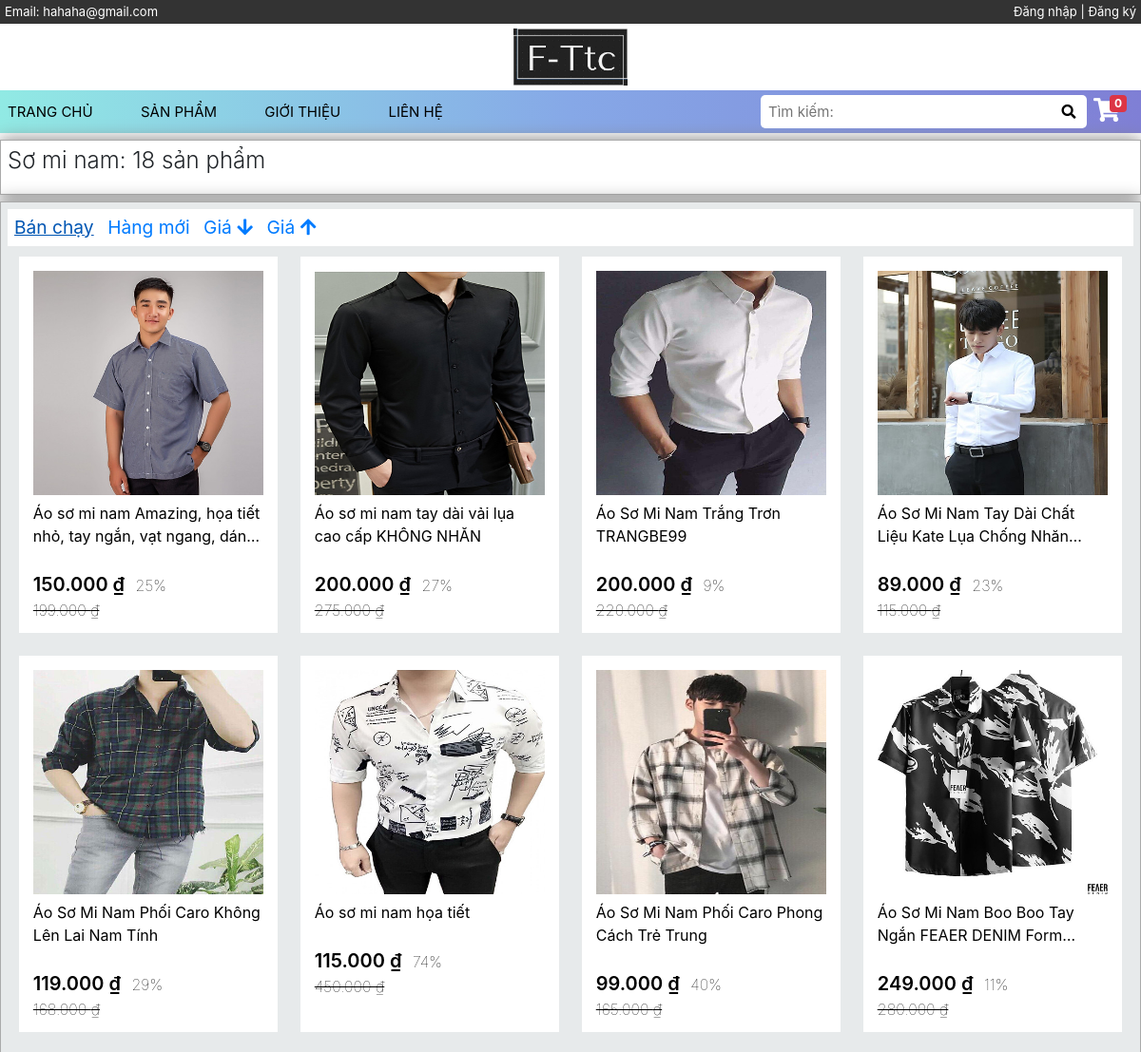
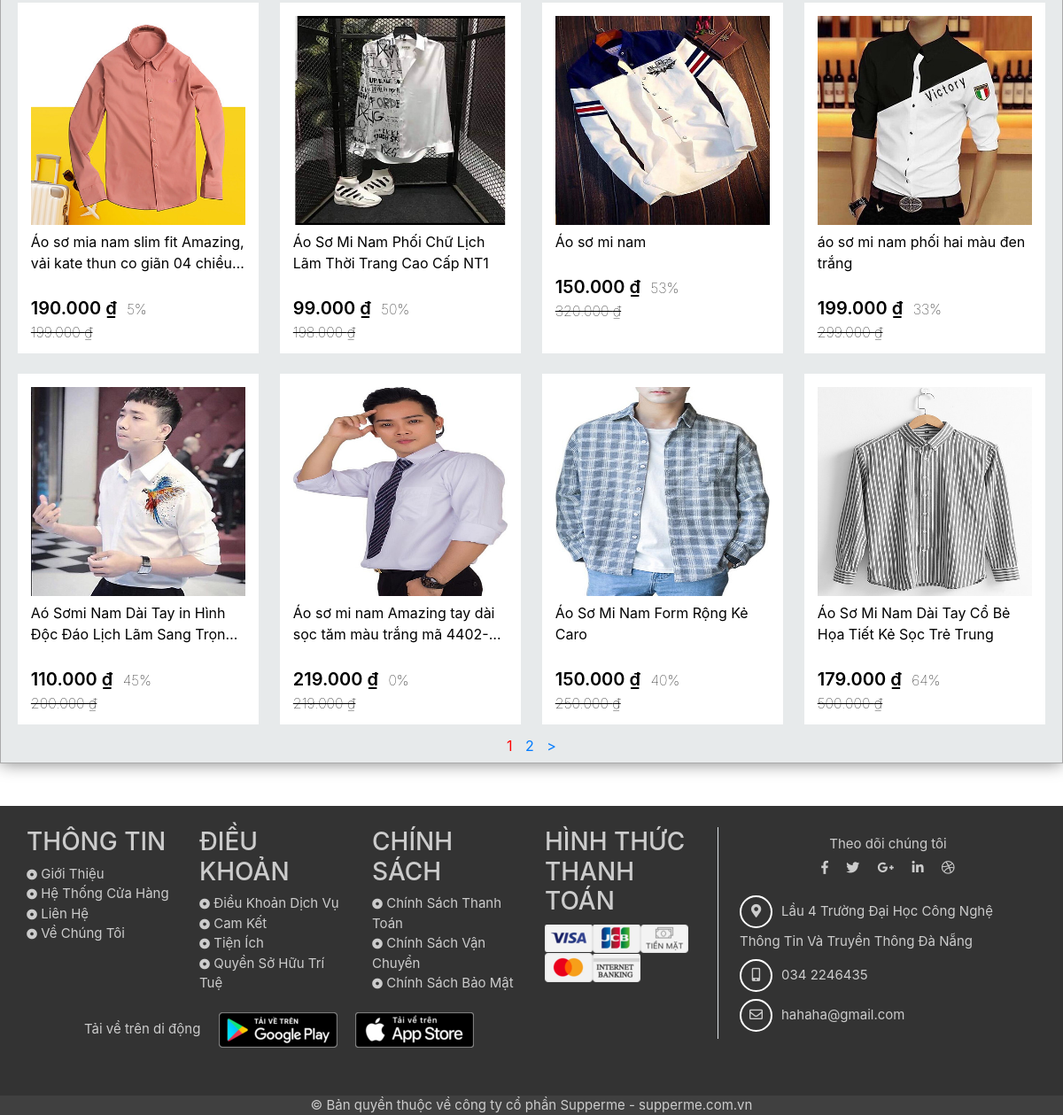
The app's page /?p=loai-san-pham&idLoaiSP=2 with its own data (2 pictures, top to bottom).
### tables this page shows
CREATE TABLE `tb_loaisanpham` (
  `idLoaiSP` int(11) NOT NULL,
  `LoaiSP` varchar(255) NOT NULL,
  `idLoai` int(11) NOT NULL
);

CREATE TABLE `tb_sanpham` (
  `idSP` int(11) NOT NULL,
  `Ten` varchar(255) NOT NULL,
  `TenKD` varchar(255) NOT NULL,
  `GiaGoc` int(11) NOT NULL,
  `GiaGiam` int(11) NOT NULL,
  `Anh` varchar(255) NOT NULL,
  `MoTa` mediumtext NOT NULL,
  `DaBan` int(11) NOT NULL,
  `idLoaiSP` int(11) NOT NULL,
  `LuotLike` int(11) NOT NULL,
  `idTTSP` int(11) NOT NULL,
  `idTH` int(11) NOT NULL
);

### admin/dbcon/function.php (called while the page is built, shortened)
<?php
        function all_loai(){
            require "ConDB.php";
            $sql = "
                SELECT * FROM tb_loai
            ";
            $pre = $conn->prepare($sql);
            $pre->execute();
            return $pre->fetchAll();
        }
        function selling_loaisp($idLoaiSP, $start){
            require "ConDB.php";
            $sql = "
                SELECT * FROM tb_loaisanpham
                INNER JOIN tb_sanpham
                ON tb_loaisanpham.idLoaiSP = tb_sanpham.idLoaiSP
                WHERE tb_loaisanpham.idLoaiSP = :idLoaiSP
                ORDER BY DaBan DESC
                LIMIT :start, 16
            ";
            $pre = $conn->prepare($sql);
            $pre->bindParam(":idLoaiSP", $idLoaiSP, PDO::PARAM_INT);
            $pre->bindParam(":start", $start, PDO::PARAM_INT);
            $pre->execute();
            return $pre->fetchAll();
        }
        function selling_loaisp_count($idLoaiSP){
            require "ConDB.php";
            $sql = "
                SELECT * FROM tb_loaisanpham
                INNER JOIN tb_sanpham
                ON tb_loaisanpham.idLoaiSP = tb_sanpham.idLoaiSP
                WHERE tb_loaisanpham.idLoaiSP = :idLoaiSP
            ";
            $pre = $conn->prepare($sql);
            $pre->bindParam(":idLoaiSP", $idLoaiSP, PDO::PARAM_INT);
            $pre->execute();
            return $pre->fetchAll();
        }
?>

### pages/timloaisp.php (the view, shortened to what this page needs)
<?php
    $idLoaiSP = (int)$_GET["idLoaiSP"];
    $tenloai = "";
    $count = 0;
    $selling = selling_loaisp_count($idLoaiSP);
    foreach($selling as $s){
        $tenloai = $s["LoaiSP"];
        $count++;
    }
    if(isset($_GET["trang"])){
        $currentPage = (int)$_GET["trang"];
    }else{
        $currentPage = 1;
    }
    $start = ($currentPage - 1)*16;
    if(isset($_GET["type"])){
        switch($_GET["type"]){
            case "selling" :
                $product = selling_loaisp($idLoaiSP, $start);
                $type = "selling";
                break;
            case "new" :
                $product = newsp_loaisp($idLoaiSP, $start);
                $type = "new";
                break;
            case "costgiam" :
                $product = costgiam_loaisp($idLoaiSP, $start);
                $type = "costgiam";
                break;
            case "costtang" :
                $product = costtang_loaisp($idLoaiSP, $start);
                $type = "costtang";
                break;
            default : $product = selling_loaisp($idLoaiSP, $start);$type = "selling";
        }
    }else{
        $product = selling_loaisp($idLoaiSP, $start);
        $type = "selling";
    }
?>
<div id="result" class="frame">
    <h4><?php echo $tenloai; ?>: <?php echo $count; ?> sản phẩm</h4>
</div>
<div id="result-product" class="frame">
    <div id="option">
        <a href="./?p=loai-san-pham&idLoaiSP=<?php echo $idLoaiSP; ?>&type=selling" <?php if($type==="selling"){echo"style='color:#0056b3;text-decoration:underline'";} ?> class="option-item">Bán chạy</a>
        <a href="./?p=loai-san-pham&idLoaiSP=<?php echo $idLoaiSP; ?>&type=new" <?php if($type==="new"){echo"style='color:#0056b3;text-decoration:underline'";} ?> class="option-item" >Hàng mới</a>
        <a href="./?p=loai-san-pham&idLoaiSP=<?php echo $idLoaiSP; ?>&type=costgiam" <?php if($type==="costgiam"){echo"style='color:#0056b3;text-decoration:underline'";} ?> class="option-item" >Giá <i class="fa fa-arrow-down" aria-hidden="true"></i></a>
        <a href="./?p=loai-san-pham&idLoaiSP=<?php echo $idLoaiSP; ?>&type=costtang" <?php if($type==="costtang"){echo"style='color:#0056b3;text-decoration:underline'";} ?> class="option-item" >Giá <i class="fa fa-arrow-up" aria-hidden="true"></i></a>
    </div>
    <div id="sort-loaisp">
        <div class="row-product">
            <?php
                foreach($product as $s):
                    $pt = 100 - (($s["GiaGiam"]*100)/$s["GiaGoc"]);
                    $pt = round($pt, 0, PHP_ROUND_HALF_UP);
            ?>
                <div class="product">
                    <a href="./?p=thong-tin&idSP=<?php echo $s["idSP"]; ?>&name=<?php echo $s["TenKD"]; ?>" class="product-item">
                        <img src="public/img/product/<?php echo $s["Anh"]; ?>" alt="<?php echo $s["Ten"]; ?>" class="img-product"><br>
                        <span class="title-product"><?php echo $s["Ten"]; ?></span> <br>
                        <span class="gia"><?php echo number_format($s["GiaGiam"], 0, ",", "."); ?> ₫</span>
                        <span class="phan-tram"><?php echo $pt; ?>%</span><br>
                        <span class="gia-goc"><?php echo number_format($s["GiaGoc"], 0, ",", "."); ?> ₫</span>
                    </a>
                </div>
            <?php
                endforeach;
            ?>
        </div>
        <div class="phan-trang" style="text-align:center;">
            <?php
                $totalPage = ceil($count/16);
                $pagination = [$currentPage];
                while (count($pagination) < 5) {
                    $right = $pagination[count($pagination) - 1] + 1;
                    $added = false;
                    if ($right <= $totalPage) {
                        array_push($pagination, $right);
                        $added = true;
                    }
                    if (!$added) {
                        break;
                    }
                }
                if ($pagination[count($pagination) - 1] != $currentPage) {
                    array_push($pagination, '>');
                }
            ?>
            <?php
                foreach ($pagination as $p):
            ?>
                <a href="<?php
                    if($p === '<'){
                        echo "./?p=loai&idLoai=".$idLoai."&type=".$type."&trang=".($currentPage-1);
                    }
                    else if($p === '>'){
                        echo "./?p=loai&idLoai=".$idLoai."&type=".$type."&trang=".($currentPage+1);
                    }
                    else{
                        echo "./?p=loai&idLoai=".$idLoai."&type=".$type."&trang=".$p;
                    }
                ?>" style="margin:0 5px;text-decoration: none;<?php if($p == $currentPage){echo "color:red;";} ?>">
                    <?php echo $p; ?>
                </a>
            <?php
                endforeach;
            ?>
        </div>
    </div>
</div>

### public/css/main.css (style rules this page uses)
* { margin: 0; padding: 0; box-sizing: border-box; }
.frame { width: 1200px; margin: 0 auto; }
.content .row-product { overflow: hidden; }
.content .row-product .product { width: 23%; height: 396px; max-height: 396px; margin: 1%; float: left; padding: 15px; font-size: 1em; background-color: #fff; overflow: hidden; }
.content .row-product .product .product-item { color: #000; display: block; text-decoration: none; }
.content .row-product .product .product-item .title-product { display: -webkit-box; -webkit-line-clamp: 2; -webkit-box-orient: vertical; overflow: hidden; text-overflow: ellipsis; }
.content .row-product .product .product-item .img-product { width: 100%; max-height: 236px; margin-bottom: 7px; }
.content .row-product .product .product-item .gia { font-weight: 600; font-size: 1.25em; }
.content .row-product .product .product-item .gia-goc { font-weight: 100; text-decoration: line-through; }
.content .row-product .product .product-item .phan-tram { font-weight: 100; margin-left: 7px; }
.content #result-product, #result { margin-top: 7px; padding: 7px ; border: 1px solid #aaaaaa; box-shadow: 0px 0px 18px 0px grey; overflow: hidden; height: auto; }
.content #result { padding-bottom: 10px; }
.content #result h4 { font-weight: 350; margin-bottom: 10px; }
.content #result-product { background-color: #e7eaeb; }
.content #option { background-color: #fff; padding: 5px 7px; }
.content #option .option-item { margin: 0 10px 0 0; font-size: 1.2em; }

### public/css/rps.css (style rules this page uses)
@media screen and (max-width: 1200px) { .frame { width: 100%; } }

### records on screen
tb_loaisanpham: LoaiSP "Sơ mi nam"
tb_sanpham: Anh (picture), Ten "Áo sơ mi nam Amazing, họa tiết nhỏ, tay ngắn, vạt ngang,…", GiaGiam "150.000", pt "25", GiaGoc "199.000"
tb_sanpham: Anh (picture), Ten "Áo sơ mi nam tay dài vải lụa cao cấp KHÔNG NHĂN", GiaGiam "200.000", pt "27", GiaGoc "275.000"
tb_sanpham: Anh (picture), Ten "Áo Sơ Mi Nam Trắng Trơn TRANGBE99", GiaGiam "200.000", pt "9", GiaGoc "220.000"
tb_sanpham: Anh (picture), Ten "Áo Sơ Mi Nam Tay Dài Chất Liệu Kate Lụa Chống…", GiaGiam "89.000", pt "23", GiaGoc "115.000"
tb_sanpham: Anh (picture), Ten "Áo Sơ Mi Nam Phối Caro Không Lên Lai Nam Tính", GiaGiam "119.000", pt "29", GiaGoc "168.000"
tb_sanpham: Anh (picture), Ten "Áo sơ mi nam họa tiết", GiaGiam "115.000", pt "74", GiaGoc "450.000"
tb_sanpham: Anh (picture), Ten "Áo Sơ Mi Nam Phối Caro Phong Cách Trẻ Trung", GiaGiam "99.000", pt "40", GiaGoc "165.000"
tb_sanpham: Anh (picture), Ten "Áo Sơ Mi Nam Boo Boo Tay Ngắn FEAER DENIM…", GiaGiam "249.000", pt "11", GiaGoc "280.000"
tb_sanpham: Anh (picture), Ten "Áo sơ mia nam slim fit Amazing, vải kate thun co giãn 04…", GiaGiam "190.000", pt "5", GiaGoc "199.000"
tb_sanpham: Anh (picture), Ten "Áo Sơ Mi Nam Phối Chữ Lịch Lãm Thời Trang Cao Cấp NT1", GiaGiam "99.000", pt "50", GiaGoc "198.000"
tb_sanpham: Anh (picture), Ten "Áo sơ mi nam", GiaGiam "150.000", pt "53", GiaGoc "320.000"
tb_sanpham: Anh (picture), Ten "áo sơ mi nam phối hai màu đen trắng", GiaGiam "199.000", pt "33", GiaGoc "299.000"
tb_sanpham: Anh (picture), Ten "Aó Sơmi Nam Dài Tay in Hình Độc Đáo Lịch Lãm Sang…", GiaGiam "110.000", pt "45", GiaGoc "200.000"
tb_sanpham: Anh (picture), Ten "Áo sơ mi nam Amazing tay dài sọc tăm màu trắng…", GiaGiam "219.000", pt "0", GiaGoc "219.000"
tb_sanpham: Anh (picture), Ten "Áo Sơ Mi Nam Form Rộng Kẻ Caro", GiaGiam "150.000", pt "40", GiaGoc "250.000"
tb_sanpham: Anh (picture), Ten "Áo Sơ Mi Nam Dài Tay Cổ Bẻ Họa Tiết Kẻ Sọc Trẻ Trung", GiaGiam "179.000", pt "64", GiaGoc "500.000"

### other values on screen
$count "18"
$p "1"
$p "2"
$p ">"
